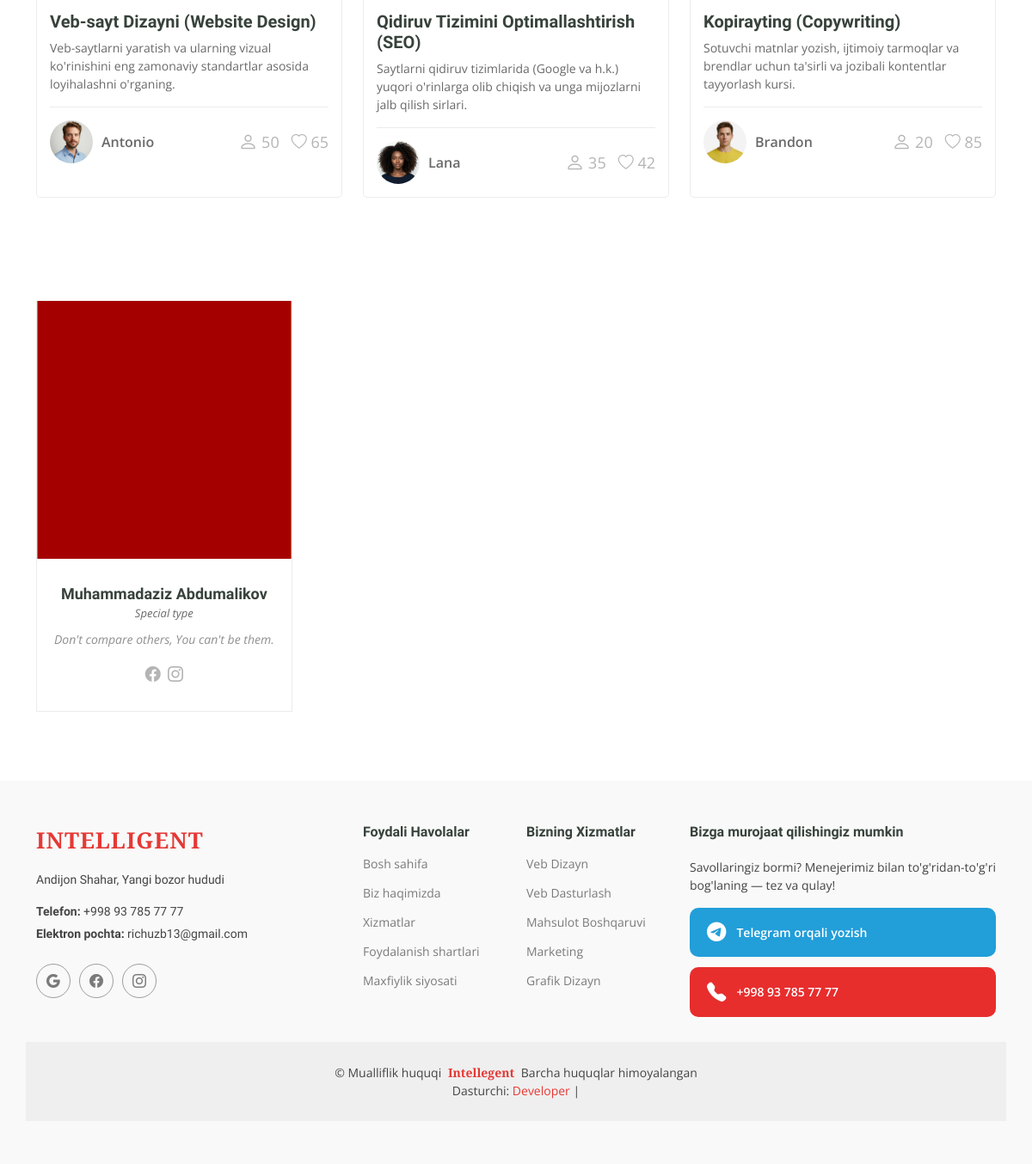
The app's page / (lower part), older data.
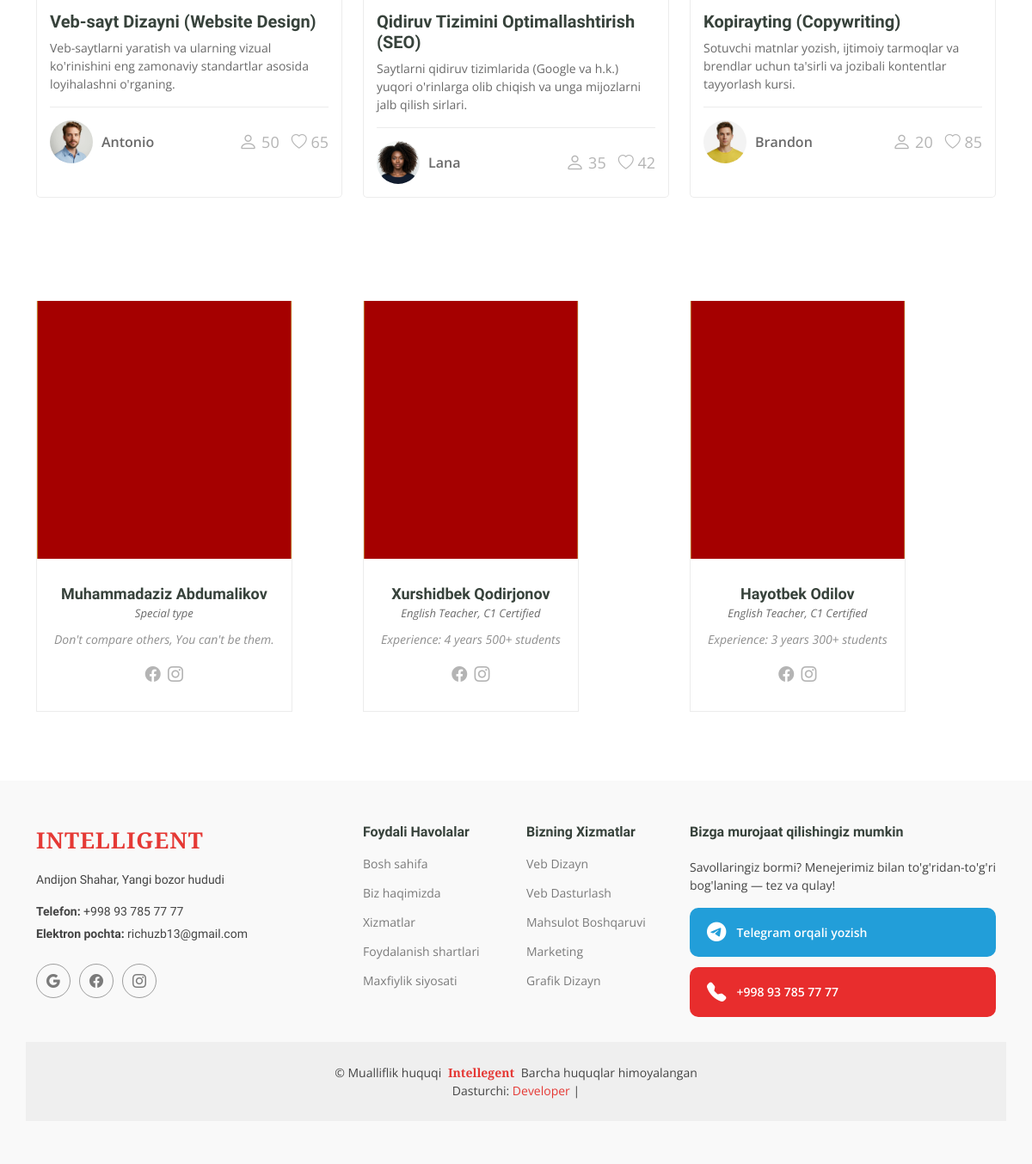
The same page, newer data.
### main/models.py (models this page shows, shortened)
class Trainer(models.Model):
    name = models.CharField(max_length=100)
    specialty = models.CharField(max_length=100)
    bio = models.TextField()
    image = models.ImageField(upload_to='trainers/images/', blank=True, null=True)
    facebook = models.URLField(blank=True, null=True)
    instagram = models.URLField(blank=True, null=True)

### main/views.py (the view)
# urls.py: 2. Add a URL to urlpatterns:  path('', views.home, name='home')
def home(request):
    trainers = Trainer.objects.all()[:3]
    return render(request, 'index.html', {'trainers': trainers})

### templates/index.html (shortened to what the changed rows need)
{% extends 'base.html' %}
{% load static %}
{% block content %}
<main class="main">
  <section id="trainers-index" class="section trainers-index">
    <div class="container">
      <div class="row">
        {% for trainer in trainers %}
<div class="col-lg-4 col-md-6 d-flex" data-aos="fade-up" data-aos-delay="{{ forloop.counter }}00">
  <div class="member">
    {% if trainer.image %}
      <img src="{{ trainer.image.url }}" class="img-fluid" alt="{{ trainer.name }}"
        style="height: 300px; width: 100%; object-fit: cover;">
    {% endif %}
    <div class="member-content">
      <h4>{{ trainer.name }}</h4>
      <span>{{ trainer.specialty }}</span>
      <p>{{ trainer.bio }}</p>
      <div class="social">
        {% if trainer.facebook %}<a href="{{ trainer.facebook }}"><i class="bi bi-facebook"></i></a>{% endif %}
        {% if trainer.instagram %}<a href="{{ trainer.instagram }}"><i class="bi bi-instagram"></i></a>{% endif %}
      </div>
    </div>
  </div>
</div>
{% empty %}
<div class="col-12 text-center">
  <p>Hozircha o'qituvchilar yo'q.</p>
</div>
{% endfor %}
    </div>
  </section></main>
{% endblock %}

Row changes from the older to the newer data that the page shows:
added Trainer: image (picture), name "Xurshidbek Qodirjonov", specialty "English Teacher, C1 Certified", bio "Experience: 4 years 500+ students"
added Trainer: image (picture), name "Hayotbek Odilov", specialty "English Teacher, C1 Certified", bio "Experience: 3 years 300+ students"
